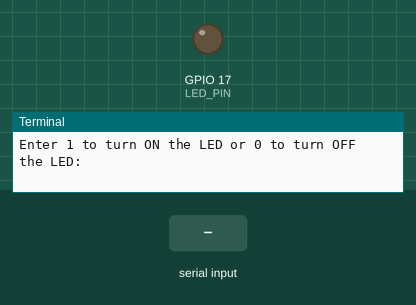
A program run on a simulated Raspberry Pi (BCM pin numbers). Shown: output pins drawn as LEDs (lit = HIGH), the last lines printed to the terminal. The test bench sets the inputs (shaded band). At 3.3 s the program stops and its outputs stay as they are.

Above: at 1.2 s.
1.3 s: "1" typed at the terminal, then Enter
At 2.5 s:
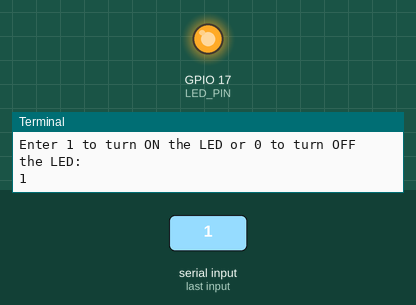
Timing chart, 0 to 4.8 s (numbered marks = the images above; inputs shaded):
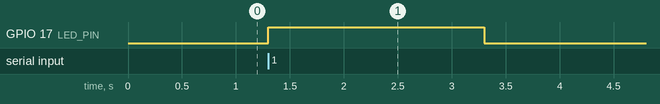

The program:

activity_4.py
```python
# set led state from user input

import RPi.GPIO as GPIO
import time

LED_PIN = 17

GPIO.setmode(GPIO.BCM)
GPIO.setup(LED_PIN, GPIO.OUT)

state = int(input("Enter 1 to turn ON the LED or 0 to turn OFF the LED: "))

if state == 1:
    GPIO.output(LED_PIN, GPIO.HIGH)

elif state == 0:
    GPIO.output(LED_PIN, GPIO.LOW)

else:
    print("Invalid input. Please enter 1 or 0.")
    GPIO.cleanup()
    exit


time.sleep(2)
GPIO.cleanup()
```

Measured:
- after the input at 1.3 s, GPIO 17 (LED_PIN): LOW → HIGH at once, → LOW 2.0 s later
